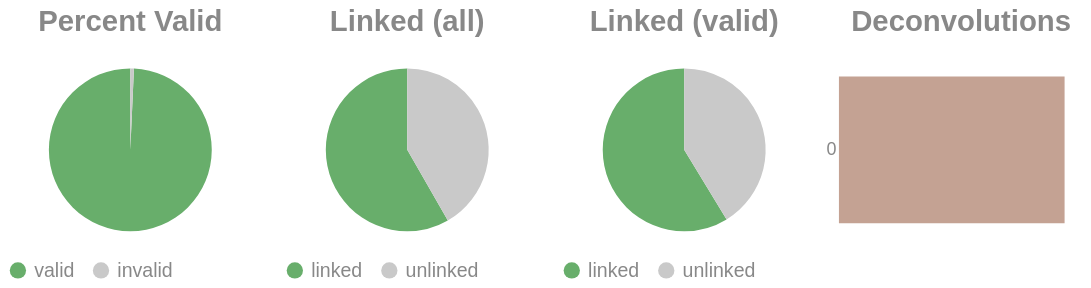

The notebook cell saved with this chart:
### Code cell
if SKIPLR:
    pass
else:
    clash = Counter()
    for i in valids['molecule'].to_list():
        _mol = i.split("-")
        if len(_mol) == 1:
            clash.update('0')
        else:
            clash.update(_mol[-1])

    _d = {"deconvolutions": [], 'count': []}
    for k,v in clash.items():
        _d['deconvolutions'].append(k)
        _d['count'].append(v)

    tot_valid = valids['reads'].sum()
    mask = valids['reads'] >= 2
    n_linked_reads = valids.filter(mask)['reads'].sum()
    if n_linked_reads == 0:
        print_html("No linked molecules (>=2 reads) were detected; skipping linked-only distributions.")
        SKIPLR = True
    else:
        perc_valid = round(tot_valid / n_reads, 4)
        linked_perc_abs = round(n_linked_reads / n_reads, 4)
        linked_perc = round(n_linked_reads / tot_valid, 4)

    _valid = pl.DataFrame({"valids": ['valid', 'invalid'], "count": [tot_valid, n_reads - tot_valid]})
    _linked_abs = pl.DataFrame({"linked (absolute)": ['linked', 'unlinked'], "count": [n_linked_reads, n_reads - n_linked_reads]})
    _linked_rel = pl.DataFrame({"linked (valids)": ['linked', 'unlinked'], "count": [n_linked_reads, tot_valid - n_linked_reads]})

    (
        alt.hconcat(
            piechart(_valid, goodval = 'valid', title = "Percent Valid"),
            piechart(_linked_abs, goodval = "linked", title =  "Linked (all)"),
            piechart(_linked_rel, goodval = "linked", title =  "Linked (valid)"),
            convolutionbar(pl.DataFrame(_d), title = "Deconvolutions"),
            center = True,
            bounds = 'flush'
        )
        .resolve_scale(color='independent')
        .resolve_legend('independent')
        .properties(usermeta={'embedOptions': {"actions": False}})
    ).display()

### Figure 1 — Vega-Lite specification as saved in the notebook (floating-point values rounded to 4 significant figures)
{"width": "container", "height": 400, "config": {"title": {"anchor": "start", "dy": -15, "fontSize": 18, "color": "#888888", "subtitleColor": "#888888", "subtitleFontSize": 14}, "arc": {"fill": "#0072B2"}, "axis": {"domainColor": "#888888", "domainWidth": 0.5, "gridWidth": 0.2, "grid": false, "titleFontWeight": 400, "titleFontSize": 15, "labelFontSize": 11, "labelColor": "#888888", "tickColor": "#888888", "tickWidth": 0.2, "titleColor": "#888888"}, "axisBand": {"grid": false}, "axisX": {"grid": true, "tickSize": 10, "domainCap": "round"}, "axisY": {"domain": false, "grid": true, "tickSize": 0, "domainCap": "round"}, "background": "transparent", "header": {"labelFontSize": 15, "labelColor": "#888888", "titleFontSize": 15, "titleFontWeight": 600, "titleColor": "#888888"}, "legend": {"labelFont": "sans-serif", "labelFontSize": 12, "labelColor": "#888888", "symbolSize": 100, "symbolType": "circle", "titleFontSize": 12, "titlePadding": 10, "titleColor": "#888888", "title": null}, "range": {"category": ["#E69F00", "#56B4E9", "#009E73", "#F0E442", "#0072B2", "#D55E00", "#CC79A7", "#000000"], "diverging": ["#cfe8f3", "#a2d4ec", "#73bfe2", "#46abdb", "#1696d2", "#12719e"]}, "area": {"fill": "#0072B2", "fillOpacity": 0.7, "line": true, "strokeOpacity": 0.7}, "line": {"color": "#0072B2", "stroke": "#0072B2", "strokeWidth": 2}, "trail": {"color": "#0072B2", "stroke": "#0072B2", "strokeWidth": 0, "size": 1}, "point": {"filled": true, "fillOpacity": 1.0, "size": 95}, "text": {"color": "#888888", "fontSize": 11, "align": "right", "fontWeight": 400, "size": 11}, "bar": {"fill": "#0072B2", "stroke": null}, "view": {"stroke": null, "continuousWidth": 660, "continuousHeight": 400}}, "hconcat": [{"data": {"name": "data-bfeb7d4a1d13d92250ae7633f6e669c5"}, "mark": {"type": "arc"}, "encoding": {"color": {"field": "valids", "legend": {"orient": "bottom", "title": null}, "scale": {"domain": ["valid", "invalid"], "range": ["#68ae6b", "#C9C9C9"]}, "title": "Valids", "type": "nominal"}, "theta": {"field": "count", "type": "quantitative"}, "tooltip": [{"field": "valids", "title": "Valids", "type": "ordinal"}, {"field": "percent", "format": ".2%", "title": "Percent", "type": "quantitative"}, {"field": "count", "title": "Count", "type": "quantitative"}]}, "height": 100, "title": {"text": "Percent Valid", "align": "center", "anchor": "middle"}, "transform": [{"calculate": "datum.count / 9442896", "as": "percent"}], "width": 150}, {"data": {"name": "data-ea60f3e9524390ad2a2530b37e83d8af"}, "mark": {"type": "arc"}, "encoding": {"color": {"field": "linked (absolute)", "legend": {"orient": "bottom", "title": null}, "scale": {"domain": ["linked", "unlinked"], "range": ["#68ae6b", "#C9C9C9"]}, "title": "Linked (Absolute)", "type": "nominal"}, "theta": {"field": "count", "type": "quantitative"}, "tooltip": [{"field": "linked (absolute)", "title": "Linked (Absolute)", "type": "ordinal"}, {"field": "percent", "format": ".2%", "title": "Percent", "type": "quantitative"}, {"field": "count", "title": "Count", "type": "quantitative"}]}, "height": 100, "title": {"text": "Linked (all)", "align": "center", "anchor": "middle"}, "transform": [{"calculate": "datum.count / 9442896", "as": "percent"}], "width": 150}, {"data": {"name": "data-f6fe46d3908dfb69a396950a48ef17bc"}, "mark": {"type": "arc"}, "encoding": {"color": {"field": "linked (valids)", "legend": {"orient": "bottom", "title": null}, "scale": {"domain": ["linked", "unlinked"], "range": ["#68ae6b", "#C9C9C9"]}, "title": "Linked (Valids)", "type": "nominal"}, "theta": {"field": "count", "type": "quantitative"}, "tooltip": [{"field": "linked (valids)", "title": "Linked (Valids)", "type": "ordinal"}, {"field": "percent", "format": ".2%", "title": "Percent", "type": "quantitative"}, {"field": "count", "title": "Count", "type": "quantitative"}]}, "height": 100, "title": {"text": "Linked (valid)", "align": "center", "anchor": "middle"}, "transform": [{"calculate": "datum.count / 9375773", "as": "percent"}], "width": 150}, {"data": {"name": "data-ad24d23f10603bb4b9385dfd6748a598"}, "mark": {"type": "bar"}, "encoding": {"color": {"field": "deconvolutions", "legend": null, "scale": {"scheme": "lightgreyred"}, "type": "nominal"}, "tooltip": [{"field": "deconvolutions", "title": "Deconvolutions", "type": "ordinal"}, {"field": "percent", "format": ".2%", "title": "Percent", "type": "quantitative"}, {"field": "count", "title": "Count", "type": "quantitative"}], "x": {"axis": null, "field": "count", "type": "quantitative"}, "y": {"field": "deconvolutions", "sort": "ascending", "title": null, "type": "nominal"}}, "height": 100, "title": {"text": "Deconvolutions", "align": "center", "anchor": "middle"}, "transform": [{"calculate": "datum.count / 5540881", "as": "percent"}], "width": 150}], "bounds": "flush", "center": true, "resolve": {"legend": {"angle": "independent"}, "scale": {"color": "independent"}}, "usermeta": {"embedOptions": {"actions": false}}, "$schema": "https://vega.github.io/schema/vega-lite/v6.1.0.json", "datasets": {"data-bfeb7d4a1d13d92250ae7633f6e669c5": [{"valids": "valid", "count": 9375773}, {"valids": "invalid", "count": 67123}], "data-ea60f3e9524390ad2a2530b37e83d8af": [{"linked (absolute)": "linked", "count": 5505507}, {"linked (absolute)": "unlinked", "count": 3937389}], "data-f6fe46d3908dfb69a396950a48ef17bc": [{"linked (valids)": "linked", "count": 5505507}, {"linked (valids)": "unlinked", "count": 3870266}], "data-ad24d23f10603bb4b9385dfd6748a598": [{"deconvolutions": "0", "count": 5540881}]}}
